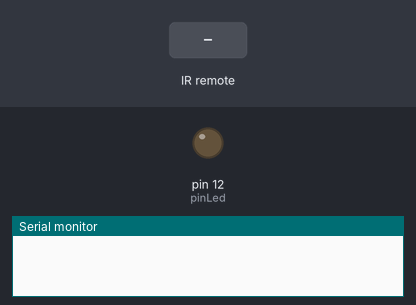
Bench run of a sketch on a simulated Arduino Uno, built with avr-gcc and run on an emulated ATmega328P. Parts: output pins drawn as LEDs (lit = HIGH), the last lines printed to the serial monitor. Dashed ring = blinking. The test bench sets the inputs (shaded band).

Above: at 1.2 s.
1.3 s: infrared code 0x18E7 received
At 1.4 s:
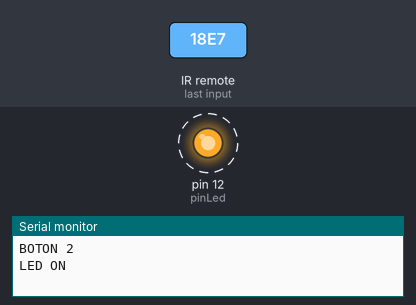
3.4 s: infrared code 0x38C7 received
At 5.5 s:
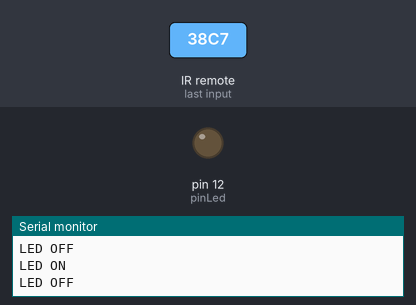
6.4 s: infrared code 0x5AA5 received
At 6.5 s:
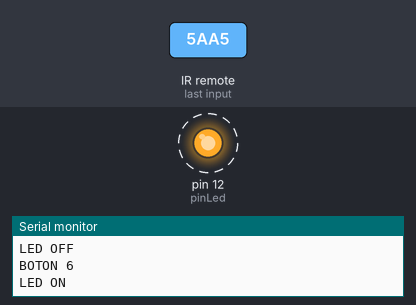
Timing chart, 0 to 10.1 s (numbered marks = the images above; inputs shaded):
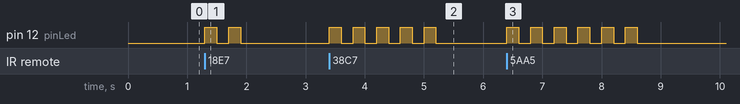

The sketch:

Receptor_IR_LED.ino
```cpp
//incluimos la librería de IR
#include <IRremote.h>
#include <IRremoteInt.h>

int RECV_PIN = 2; //pin receptor IR
int pinLed=12; //pin LED

//Activa el receptor y decodifica los resultados
IRrecv irrecv(RECV_PIN);
decode_results results;

int ValorIR=0;
boolean estadoLed=0;


void setup()
{
  Serial.begin(9600);
  irrecv.enableIRIn(); //Activa el receptor IR
  pinMode(pinLed, OUTPUT); //pin del led como de salida
}


//Devuelve el valor del boton pulsado
int leerIR(){
  if (irrecv.decode(&results)) { // si recibe señal IR
    int lectura = results.value; //Guarda el valor de la señal en la variable lectura
    irrecv.resume(); // Recibe siguiente valor IR
    //Serial.println(lectura); //Imprime el codigo del boton por consola
    return lectura;
  }
}


void encenderLED(int num){
  Serial.print("BOTON ");

  if (num==0){
    Serial.println("ON/OFF");
    if (estadoLed==0){ //comprobamos si el led está encendido
      digitalWrite(pinLed,HIGH); //lo encendemos
      Serial.println("LED ON");
      estadoLed=1; //marcamos como que está encendido
    }
    else{ //si no está apgado es que esta endendico
      digitalWrite(pinLed,LOW); //lo apagamos
      Serial.println("LED OFF");
      estadoLed=0; //marcamos como apagado
    }
  }else{
    Serial.println(num);
    for (int i=0; i<num; i++) {
      digitalWrite(pinLed,HIGH); //lo encendemos
      Serial.println("LED ON");
      delay(200);
      digitalWrite(pinLed,LOW); //lo apagamos
      Serial.println("LED OFF");
      delay(200);
    }
  }
  Serial.println("");
}


void loop() {
  ValorIR=leerIR();

  switch(ValorIR){
      //BONTON ON/OFF
    case -23971:
      encenderLED(0);
      break;
      //BOTON 1
    case 12495:
      encenderLED(1);
      break;
      //BOTON 2
    case 6375:
      encenderLED(2);
      break;
      //BOTON 3
    case 31365:
      encenderLED(3);;
      break;
      //BOTON 4
    case 4335:
      encenderLED(4);
      break;
      //BOTON 5
    case 14535:
      encenderLED(5);
      break;
      //BOTON 6
    case 23205:
      encenderLED(6);
      break;
      //BOTON 7
    case 17085:
      encenderLED(7);
      break;
      //BOTON 8
    case 19125:
      encenderLED(8);
      break;
      //BOTON 9
    case 21165:
      encenderLED(9);
      break;
  }
}
```

Measured:
- after the input at 1.3 s, pin 12 (pinLed): alternates HIGH for 0.20 s and LOW for 0.20 s, 4 changes in all, then stays LOW, starting at once
- after the input at 3.4 s, pin 12 (pinLed): alternates HIGH for 0.20 s and LOW for 0.20 s, 10 changes in all, then stays LOW, starting at once
- after the input at 6.4 s, pin 12 (pinLed): alternates HIGH for 0.20 s and LOW for 0.20 s, 12 changes in all, then stays LOW, starting at once
